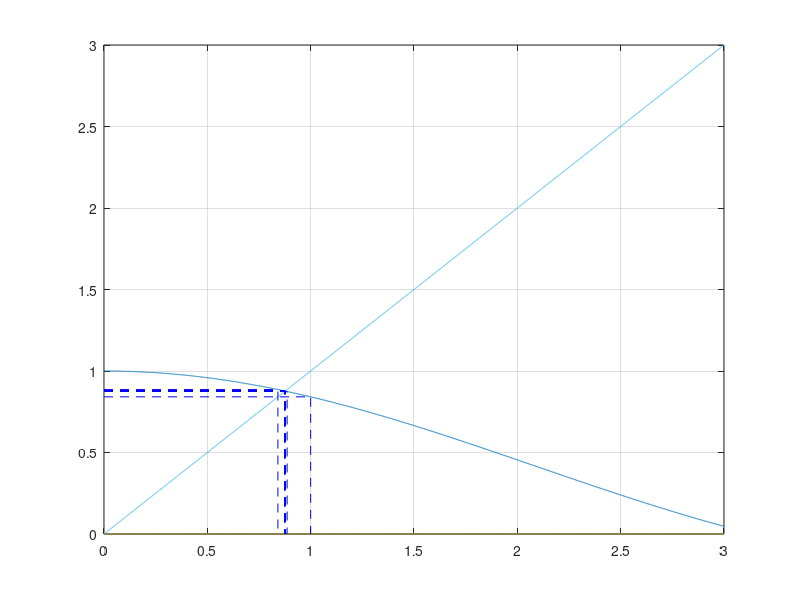

This figure's MATLAB source:
clc;
clear;
format long;

func=@(x) sin(x)/x;
func_dif=@(x) (cos(x)*x-sin(x))/(x*x);
answer = 0.8767262154;

eps_pow = 6;
eps = power(0.1, eps_pow); 
N = 100; 
 

n = 2000;
x = linspace(0,3, n);
y = zeros(n);
for i = 1:n
    y(i) = func(x(i));
end
plot(x, y, x, x); hold on;

x0 = 1;
x1 = func(x0);

for i = 1:N
    if i == N
        disp('Слишком много итераций.');
        break;
    end
    if abs(func_dif(x0)) >= 1
        disp('Производная по модулю не меньше единицы.');
        break;
    end
    if abs(x0 - x1) < eps
        print=['Ответ: ', num2str(x1, eps_pow), ' С точностью: ', num2str(eps, eps_pow)];
        disp(print);
        break
    end

    temp_x = [0 x0 x0];
    temp_y = [x1 x1 0];
    plot(temp_x, temp_y,'b--'); hold on;

    alf = log(abs(x1-answer))/log(abs(x0-answer));

    print = ['Итерация: ', num2str(i), ' x: ', num2str(abs(x1), eps_pow), ' Отклонение: ', num2str(abs(x1-answer), eps_pow), ' Alfa: ', num2str(alf)];
    disp(print);

    x0 = x1;
    x1 = func(x0);
end
grid;




